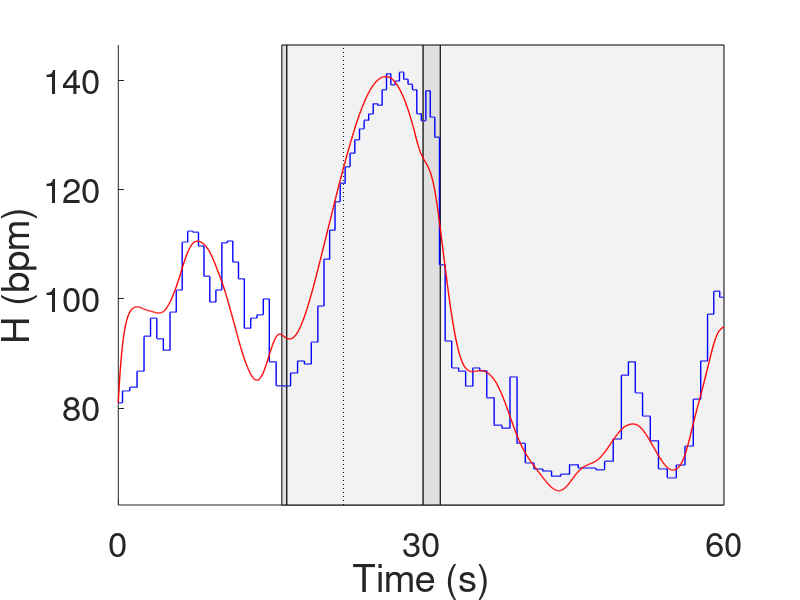
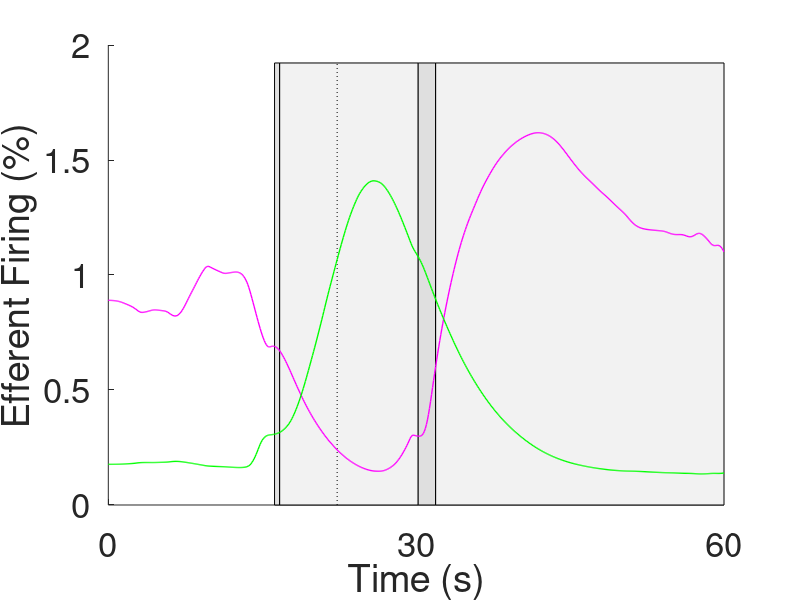
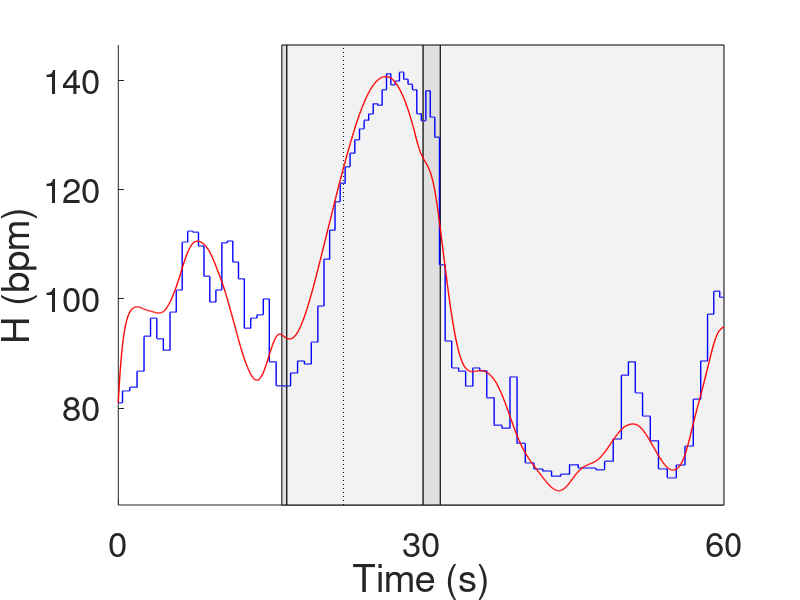
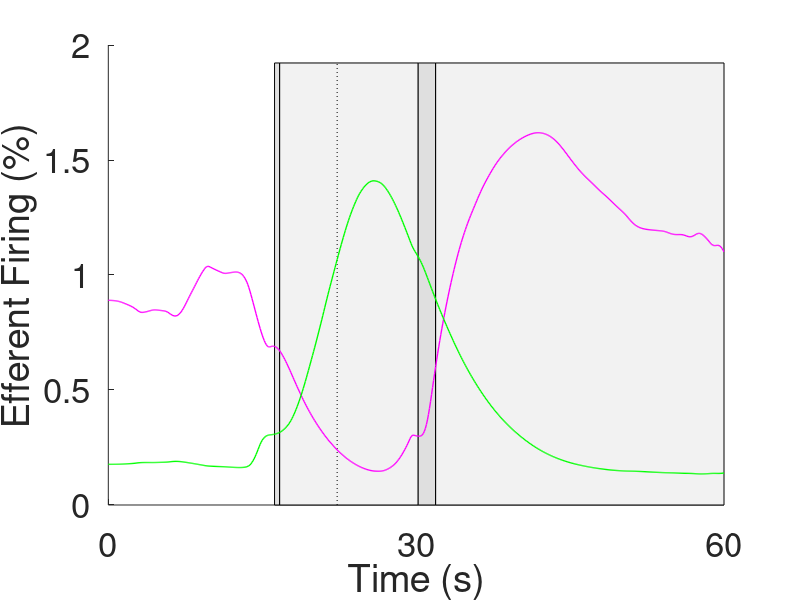

These figures' MATLAB source, in order:
%DriverBasic_opt 

clear all
close all

%% Inputs 

load optHR.mat 

%% Make prediction plots 

%Heart Rate 
hfig1 = figure(1);
clf 
hold on 
patch(x1,yH,gray)
hold on 
patch(x2,yH,lgray)
hold on 
patch(x3,yH,gray)
hold on 
patch(x4,yH,lgray)
hold on 
plot(t2*I,Hlims,'k:','linewidth',0.5)
hold on 
h1 = plot(Tdata,Hdata,'b','linewidth',1);
hold on 
h2 = plot(time,HR_LM,'r','linewidth',1);
hold on 
set(gca,'FontSize',25)
xlim(Tlims)
ylim(Hlims)
ylabel('H (bpm)')
xlabel('Time (s)')
%legend([h1 h2],'Data','Model')
set(gca,'XTick',xtick); 

%Efferent Activity
hfig2 = figure(2);
clf
patch(x1,yeff,gray)
hold on 
patch(x2,yeff,lgray)
hold on 
patch(x3,yeff,gray)
hold on 
patch(x4,yeff,lgray)
hold on 
plot(t2*I,efflims,'k:','linewidth',0.5)
hold on
h1 = plot(time,Tpb_LM,'m','linewidth',1);
hold on 
h2 = plot(time,Ts_LM,'g','linewidth',1);
set(gca,'FontSize',25)
xlim(Tlims)
ylabel('Efferent Firing (%)')
xlabel('Time (s)')
%legend([h1 h2],'T_{p,b}','T_s')
%ylim([-.1 1.1])
set(gca,'XTick',xtick);

print(hfig1,'-depsc2','opthr.eps')
print(hfig2,'-depsc2','eff.eps')

print(hfig1,'-dpng','opthr.png')
print(hfig2,'-dpng','eff.png')